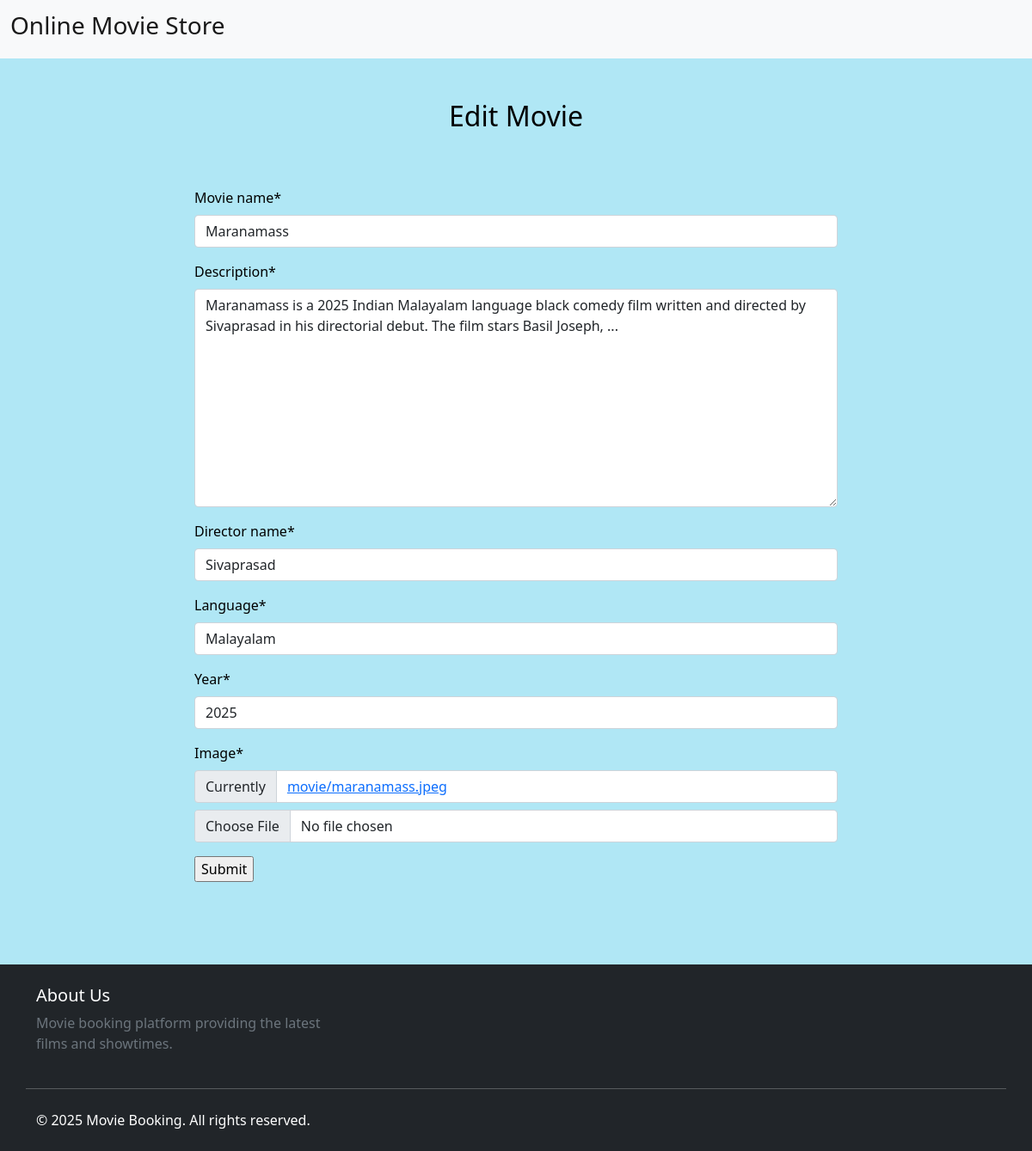
Screenshot of /edit/1 with the database file from the repository.
### movie/models.py (models this page shows)
class Movie(models.Model):
    movie_name=models.CharField(max_length=30)
    description=models.TextField()
    director_name=models.CharField(max_length=30)
    language=models.CharField(max_length=30)
    year=models.IntegerField()
    image=models.ImageField(upload_to='movie')

### movie/views.py (the view)
# urls.py: path('edit/<int:pk>',views.EditView.as_view(),name="edit"),
class EditView(UpdateView):
    form_class = MovieForm
    template_name = 'edit.html'
    model = Movie
    success_url = reverse_lazy('home')

### movie/forms.py
class MovieForm(forms.ModelForm):
    class Meta:
        model=Movie
        fields = "__all__"

### templates/edit.html (shortened to what this page needs)
{% extends 'base.html' %}
{% load crispy_forms_tags %}
{% block content %}
<div class="container w-75">
<center><h2 class="mt-5">Edit Movie </h2></center>
  <form method="POST" enctype="multipart/form-data" class="p-5 m-3">
{{form|crispy}}
<input type="submit">
      </form>
  </div>
{% endblock %}

### static/css/style.css (style rules this page uses)
body { background-color:#b0e7f5; color:black; }

### rows the page displays
Movie: movie_name "Maranamass", description "Maranamass is a 2025 Indian Malayalam language black comedy film written and directed by Sivaprasad in his directorial debut. The film stars Basil Joseph, ...", director_name "Sivaprasad", language "Malayalam", year "2025"
